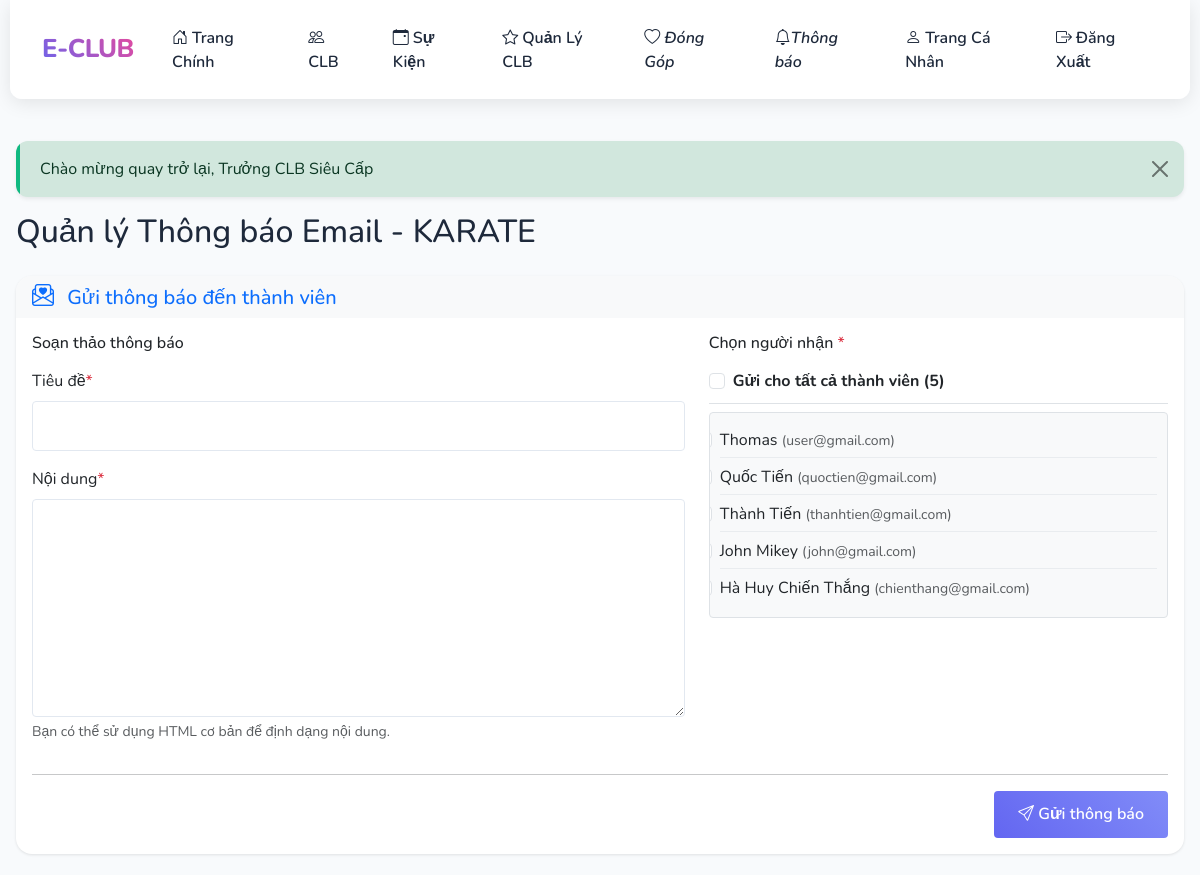
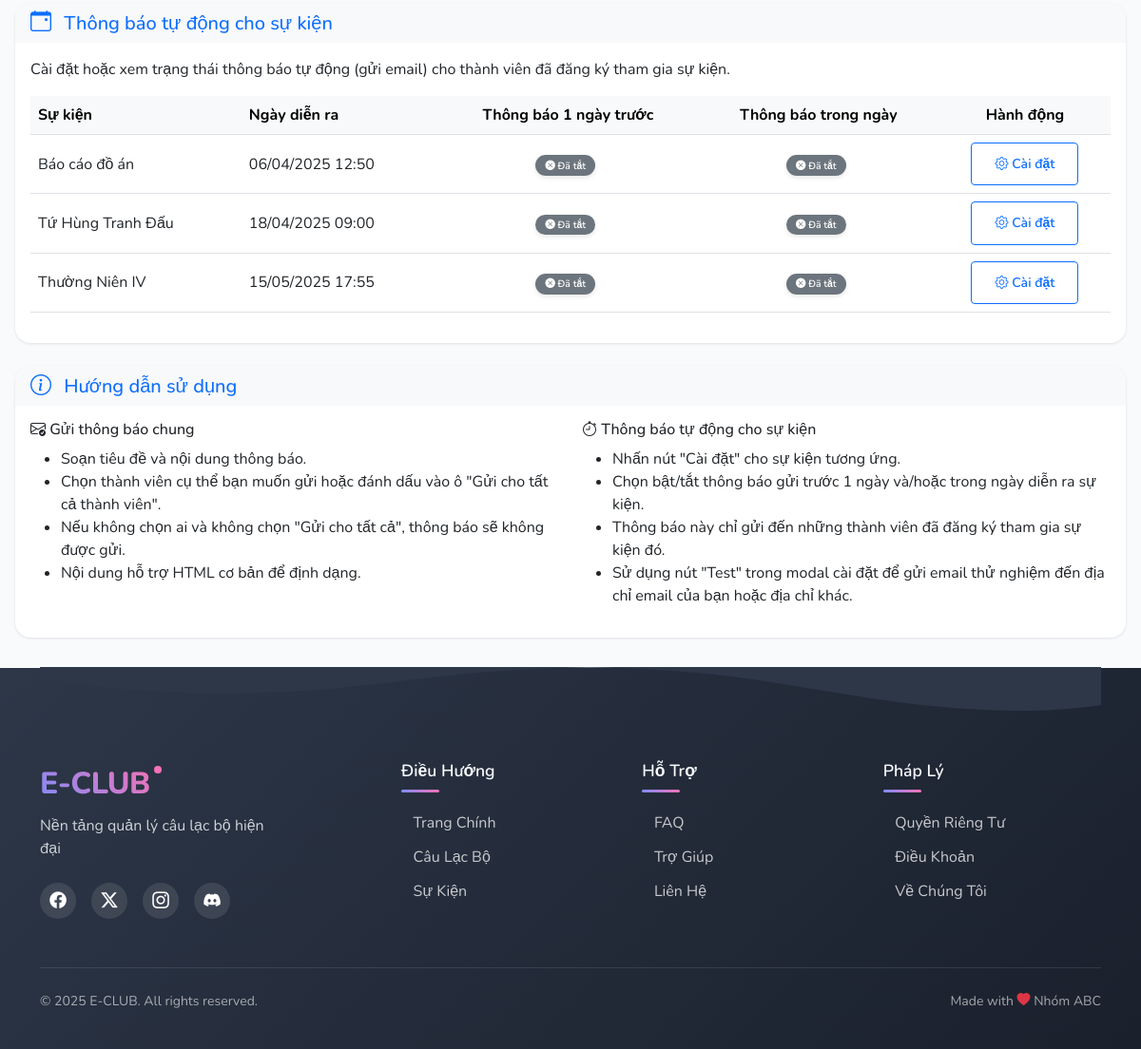
The app's page /index.php?page=club_leader/email_notifications&club_id=1 (signed in) with its own data (2 pictures, top to bottom).
### tables this page shows
CREATE TABLE `clubs` (
  `id` int(11) NOT NULL,
  `name` varchar(100) NOT NULL,
  `description` text DEFAULT NULL,
  `created_at` timestamp NOT NULL DEFAULT current_timestamp(),
  `status` enum('active','inactive') NOT NULL DEFAULT 'active',
  `image_url` varchar(255) DEFAULT NULL,
  `bank_info` longtext DEFAULT NULL
);

CREATE TABLE `users` (
  `id` int(11) NOT NULL,
  `name` varchar(100) NOT NULL,
  `email` varchar(100) NOT NULL,
  `password` varchar(255) NOT NULL,
  `role` enum('admin','club_leader','user') DEFAULT 'user',
  `created_at` timestamp NOT NULL DEFAULT current_timestamp(),
  `avatar_url` varchar(255) DEFAULT NULL,
  `last_activity` timestamp NOT NULL DEFAULT current_timestamp() ON UPDATE current_timestamp()
);

CREATE TABLE `events` (
  `id` int(11) NOT NULL,
  `club_id` int(11) DEFAULT NULL,
  `title` varchar(200) NOT NULL,
  `description` text DEFAULT NULL,
  `event_date` datetime NOT NULL,
  `status` enum('pending','approved','rejected') DEFAULT 'pending',
  `created_by` int(11) DEFAULT NULL,
  `created_at` timestamp NOT NULL DEFAULT current_timestamp(),
  `notification_before_event` tinyint(1) DEFAULT 0,
  `notification_on_event_day` tinyint(1) DEFAULT 0
);

### pages/club_leader/email_notifications.php (the view, shortened to what this page needs)
<?php
$club_id = isset($_GET['club_id']) ? (int)$_GET['club_id'] : 0;
$stmt = $conn->prepare("SELECT c.* FROM clubs c
                       INNER JOIN club_leaders cl ON c.id = cl.club_id
                       WHERE cl.user_id = ? AND c.id = ?");
$stmt->bind_param("ii", $_SESSION['user_id'], $club_id);
$stmt->execute();
$club = $stmt->get_result()->fetch_assoc();
$stmt_members = $conn->prepare("SELECT u.id, u.name, u.email FROM users u
                               INNER JOIN club_members cm ON u.id = cm.user_id
                               WHERE cm.club_id = ? AND cm.status = 'approved'");
$stmt_members->bind_param("i", $club_id);
$stmt_members->execute();
$members = $stmt_members->get_result()->fetch_all(MYSQLI_ASSOC);
$conn->query("SHOW COLUMNS FROM events LIKE 'notification_before_event'");
$conn->query("SHOW COLUMNS FROM events LIKE 'notification_on_event_day'");
$stmt = $conn->prepare("SELECT * FROM events WHERE club_id = ? AND event_date >= CURDATE() ORDER BY event_date");
$stmt->bind_param("i", $club['id']);
$stmt->execute();
$upcoming_events = $stmt->get_result()->fetch_all(MYSQLI_ASSOC);
?>
<h2 class="mb-4">Quản lý Thông báo Email - <?php echo htmlspecialchars($club['name']); ?></h2>
<div class="card mb-4">
    <div class="card-header bg-light">
        <h5 class="card-title mb-0 text-primary">
            <i class="bi bi-envelope-paper-heart"></i> Gửi thông báo đến thành viên
        </h5>
    </div>
    <div class="card-body">
        <form method="post" action="" id="announcement-form">
            <div class="row">
                <div class="col-md-7">
                     <h6 class="mb-3">Soạn thảo thông báo</h6>
                    <div class="mb-3">
                        <label for="subject" class="form-label">Tiêu đề<span class="text-danger">*</span></label>
                        <input type="text" class="form-control" id="subject" name="subject" required>
                    </div>
                    <div class="mb-3">
                        <label for="message" class="form-label">Nội dung<span class="text-danger">*</span></label>
                        <textarea class="form-control" id="message" name="message" rows="8" required></textarea>
                        <div class="form-text">Bạn có thể sử dụng HTML cơ bản để định dạng nội dung.</div>
                    </div>
                </div>
                <div class="col-md-5">
                    <h6 class="mb-3">Chọn người nhận <span class="text-danger">*</span></h6>
                    <?php if (empty($members)): ?>
                        <div class="alert alert-warning">Không có thành viên nào trong CLB.</div>
                    <?php else: ?>
                        <div id="select-all-container" class="form-check mb-2">
                            <input class="form-check-input" type="checkbox" id="select-all-members" name="send_to_all" value="1">
                            <label class="form-check-label fw-bold" for="select-all-members">
                                Gửi cho tất cả thành viên (<?php echo count($members); ?>)
                            </label>
                        </div>
                        <div class="member-list">
                            <?php foreach ($members as $member): ?>
                                <div class="form-check member-item">
                                    <input class="form-check-input member-checkbox" type="checkbox" name="recipient_ids[]" value="<?php echo $member['id']; ?>" id="member_<?php echo $member['id']; ?>">
                                    <label class="form-check-label" for="member_<?php echo $member['id']; ?>">
                                        <?php echo htmlspecialchars($member['name']); ?> <small class="text-muted">(<?php echo htmlspecialchars($member['email']); ?>)</small>
                                    </label>
                                </div>
                            <?php endforeach; ?>
                        </div>
                    <?php endif; ?>
                </div>
            </div>
            <hr>
             <div class="d-flex justify-content-end">
                 <button type="submit" name="send_announcement" class="btn btn-primary" <?php echo empty($members) ? 'disabled' : ''; ?>>
                    <i class="bi bi-send"></i> Gửi thông báo
                </button>
            </div>
        </form>
    </div>
</div>
<div class="card mb-4">
     <div class="card-header bg-light">
        <h5 class="card-title mb-0 text-primary">
            <i class="bi bi-calendar-event"></i> Thông báo tự động cho sự kiện
        </h5>
    </div>
    <div class="card-body">
        <?php if (empty($upcoming_events)): ?>
            <div class="alert alert-info">
                <i class="bi bi-info-circle"></i> Không có sự kiện nào sắp tới để cài đặt thông báo.
            </div>
        <?php else: ?>
            <p class="card-text">Cài đặt hoặc xem trạng thái thông báo tự động (gửi email) cho thành viên đã đăng ký tham gia sự kiện.</p>
            <div class="table-responsive">
                <table class="table table-hover align-middle">
                    <thead class="table-light">
                        <tr>
                            <th>Sự kiện</th>
                            <th>Ngày diễn ra</th>
                            <th class="text-center">Thông báo 1 ngày trước</th>
                            <th class="text-center">Thông báo trong ngày</th>
                            <th class="text-center">Hành động</th>
                        </tr>
                    </thead>
                    <tbody>
                        <?php foreach ($upcoming_events as $event): ?>
                            <tr>
                                <td><?php echo htmlspecialchars($event['title']); ?></td>
                                <td><?php echo date('d/m/Y H:i', strtotime($event['event_date'])); ?></td>
                                <td class="text-center">
                                    <?php if ($event['notification_before_event']): ?>
                                        <span class="badge bg-success"><i class="bi bi-check-circle-fill"></i> Đã bật</span>
                                    <?php else: ?>
                                        <span class="badge bg-secondary"><i class="bi bi-x-circle-fill"></i> Đã tắt</span>
                                    <?php endif; ?>
                                </td>
                                <td class="text-center">
                                    <?php if ($event['notification_on_event_day']): ?>
                                         <span class="badge bg-success"><i class="bi bi-check-circle-fill"></i> Đã bật</span>
                                    <?php else: ?>
                                         <span class="badge bg-secondary"><i class="bi bi-x-circle-fill"></i> Đã tắt</span>
                                    <?php endif; ?>
                                </td>
                                <td class="text-center">
                                    <button type="button" class="btn btn-sm btn-outline-primary"
                                            data-bs-toggle="modal"
                                            data-bs-target="#eventModal<?php echo $event['id']; ?>">
                                        <i class="bi bi-gear"></i> Cài đặt
                                    </button>
                                </td>
                            </tr>
                        <?php endforeach; ?>
                    </tbody>
                </table>
            </div>
        <?php endif; ?>
    </div>
</div>
<div class="card">
     <div class="card-header bg-light">
        <h5 class="card-title mb-0 text-primary">
            <i class="bi bi-info-circle"></i> Hướng dẫn sử dụng
        </h5>
    </div>
    <div class="card-body">
        <div class="row">
            <div class="col-md-6 mb-3 mb-md-0">
                <h6><i class="bi bi-envelope-check"></i> Gửi thông báo chung</h6>
                <ul>
                    <li>Soạn tiêu đề và nội dung thông báo.</li>
                    <li>Chọn thành viên cụ thể bạn muốn gửi hoặc đánh dấu vào ô "Gửi cho tất cả thành viên".</li>
                    <li>Nếu không chọn ai và không chọn "Gửi cho tất cả", thông báo sẽ không được gửi.</li>
                    <li>Nội dung hỗ trợ HTML cơ bản để định dạng.</li>
                </ul>
            </div>
            <div class="col-md-6">
                <h6><i class="bi bi-stopwatch"></i> Thông báo tự động cho sự kiện</h6>
                 <ul>
                    <li>Nhấn nút "Cài đặt" cho sự kiện tương ứng.</li>
                    <li>Chọn bật/tắt thông báo gửi trước 1 ngày và/hoặc trong ngày diễn ra sự kiện.</li>
                    <li>Thông báo này chỉ gửi đến những thành viên đã đăng ký tham gia sự kiện đó.</li>
                    <li>Sử dụng nút "Test" trong modal cài đặt để gửi email thử nghiệm đến địa chỉ email của bạn hoặc địa chỉ khác.</li>
                </ul>
            </div>
        </div>
    </div>
</div>

### templates/layout.php (style rules this page uses)
:root { --primary-color: #6366f1; --primary-light: #818cf8; --primary-dark: #4f46e5; --secondary-color: #ec4899; --secondary-light: #f472b6; --accent-color: #0ea5e9; --success-color: #10b981; --warning-color: #f59e0b; --danger-color: #ef4444; --background-color: #f8fafc; --text-color: #1e293b; --border-radius: 12px; --card-border-radius: 16px; --transition-speed: 0.3s; }
body { min-height: 100vh; display: flex; flex-direction: column; background-color: var(--background-color); font-family: 'Nunito', sans-serif; color: var(--text-color); overflow-x: hidden; }
.card { border: none; border-radius: var(--card-border-radius); background: #fff; box-shadow: 0 5px 15px rgba(0, 0, 0, 0.05); transition: all var(--transition-speed) ease; overflow: hidden; position: relative; z-index: 1; }
.card::before { content: ''; position: absolute; top: 0; left: 0; width: 4px; height: 100%; z-index: 2; opacity: 0; transition: opacity var(--transition-speed) ease; }
.btn { border-radius: var(--border-radius); padding: 0.7rem 1.5rem; font-weight: 600; transition: all var(--transition-speed) ease; position: relative; overflow: hidden; z-index: 1; }
.btn::before { content: ''; position: absolute; top: 0; left: 0; width: 100%; height: 100%; background: rgba(255, 255, 255, 0.1); z-index: -1; transform: translateX(-100%) rotate(45deg); transition: transform 0.6s ease; }
.badge { font-size: 0.65rem; padding: 0.35em 0.65em; margin-left: -0.5em; margin-top: -0.5em; }
.btn-primary { background: linear-gradient(45deg, var(--primary-color), var(--primary-light)); border: none; }
.badge { padding: 0.5em 1em; border-radius: 20px; font-weight: 600; box-shadow: 0 2px 5px rgba(0, 0, 0, 0.1); }
.form-control, .form-select { border-radius: var(--border-radius); padding: 0.75rem 1rem; border: 1px solid #e2e8f0; transition: all var(--transition-speed) ease; }
.fade-in { animation: fadeIn 0.5s ease-in; }

### pages/club_leader/email_notifications.php (style rules this page uses)
.member-list { max-height: 300px; overflow-y: auto; border: 1px solid #dee2e6; padding: 10px; border-radius: 0.25rem; background-color: #f8f9fa; }
.member-item { padding: 5px 0; border-bottom: 1px solid #e9ecef; }
.member-item:last-child { border-bottom: none; }
.card-header { border-bottom: none; }
.form-control, .btn { border-radius: 0.25rem; }
.card { box-shadow: 0 1px 3px rgba(0,0,0,0.1); border: none; }
.card-title i { margin-right: 8px; font-size: 1.1em; }
#select-all-container { border-bottom: 1px solid #dee2e6; padding-bottom: 10px; margin-bottom: 10px; }

### records on screen
clubs: name "KARATE"
users: name "Thomas", email "user@gmail.com"
users: name "Quốc Tiến", email "quoctien@gmail.com"
users: name "Thành Tiến", email "thanhtien@gmail.com"
users: name "John Mikey", email "john@gmail.com"
users: name "Hà Huy Chiến Thắng", email "chienthang@gmail.com"
events: title "Báo cáo đồ án", event_date "06/04/2025 12:50", notification_before_event 0 (drawn), notification_on_event_day 0 (drawn)
events: title "Tứ Hùng Tranh Đấu", event_date "18/04/2025 09:00", notification_before_event 0 (drawn), notification_on_event_day 0 (drawn)
events: title "Thường Niên IV", event_date "15/05/2025 17:55", notification_before_event 0 (drawn), notification_on_event_day 0 (drawn)

### other values on screen
$flash['message'] "Chào mừng quay trở lại, Trưởng CLB Siêu Cấp"
count($members) "5"
APP_NAME "E-CLUB"
